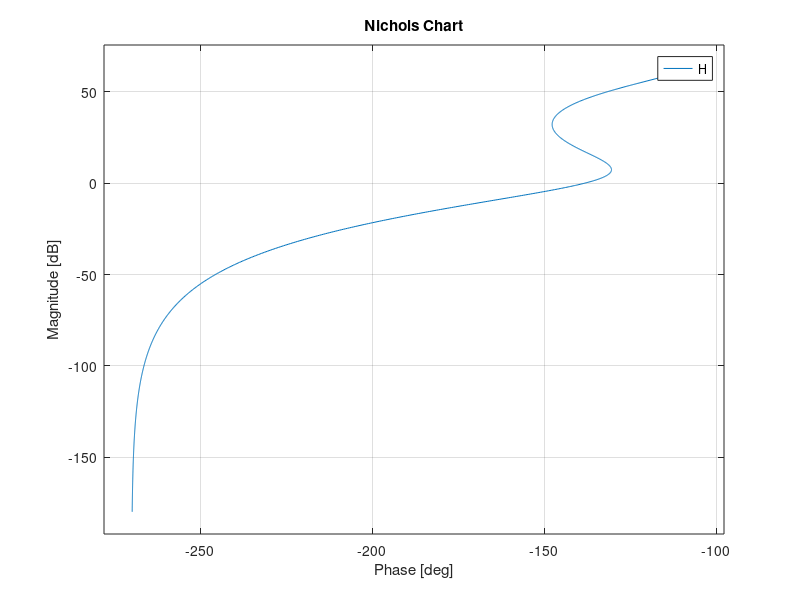

Write the MATLAB code that produced this figure. (Note: this script raises an error after producing the figure.)
close all;
clc;

H=tf([50 5],conv(conv(conv([1 0],[100 1]),[1 1]),[0.5 1]));

nichols(H)

MdB=3;
M=10^(MdB/20);
r=abs(M/(M^2-1));
X0=-M^2/(M^2-1);
Y0=0;

Ts=0.01;
t=Ts:Ts:pi;

X=X0+r*cos(t);
Y=Y0+r*sin(t);
mag=db(sqrt(X.^2+Y.^2));
ph=atan2(Y,X);

hold on;
plot(rad2deg(ph)-360,mag);

t=pi+Ts:Ts:2*pi;

X=X0+r*cos(t);
Y=Y0+r*sin(t);
mag=db(sqrt(X.^2+Y.^2));
ph=atan2(Y,X);


hold on;
plot(rad2deg(ph),mag);

figure;
H0=feedback(H,1);
bode(H0);